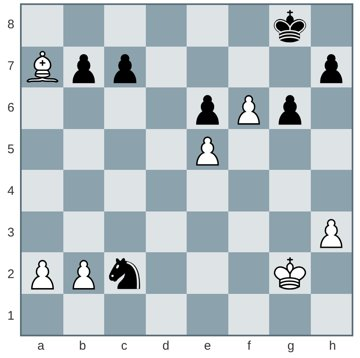
#> input picture articles/15-2015-08-an-old-school-brawl.jpg, 360 x 358 px; its folder holds only this picture in this run
$ python -i sq.py   (imports and definitions only)
#> lines starting #> are read from the running program, lines starting #| are printed output that depends on the picture
import numpy as np, glob, os, json
from PIL import Image, ImageDraw
names=[os.path.basename(p)[:-4] for p in sorted(glob.glob('dia/*.png'))]
def squares(path):
    im=np.asarray(Image.open(path).convert('L'),dtype=np.float32)
    h,w=im.shape; out=[]; raw=[]
#> after `h, w = im.shape`: h = 358; w = 360
    for r in range(8):
        for c in range(8):
            y0,y1=int(r*h/8),int((r+1)*h/8); x0,x1=int(c*w/8),int((c+1)*w/8); m=int((y1-y0)*0.08)
            sq=im[y0+m:y1-m,x0+m:x1-m]
            dark=(sq<90).astype(np.float32)          # black ink (outlines + black pieces)
            f=np.asarray(Image.fromarray((dark*255).astype(np.uint8)).resize((24,24),Image.BILINEAR),dtype=np.float32)/255
            out.append(f.ravel()); raw.append(Image.fromarray(sq.astype(np.uint8)).resize((40,40)))
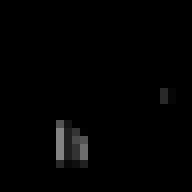
#> f: shape (24, 24) float32 (shown 8 times larger); min 0, max 0.514, mean 0.01
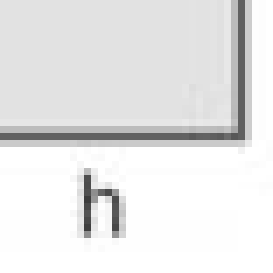
#> sq: shape (39, 39) float32 (shown 7 times larger); min 60, max 255, mean 230.9
#> after the loop, out = 64 items; raw = 64 items
    return np.array(out),raw
F=[];R=[];idx=[]
# [2 lines not run here, left out]
# [1 line that did not run here, left out]
# [3 lines not run here, left out]

>>> result = squares('../../articles/15-2015-08-an-old-school-brawl.jpg')
